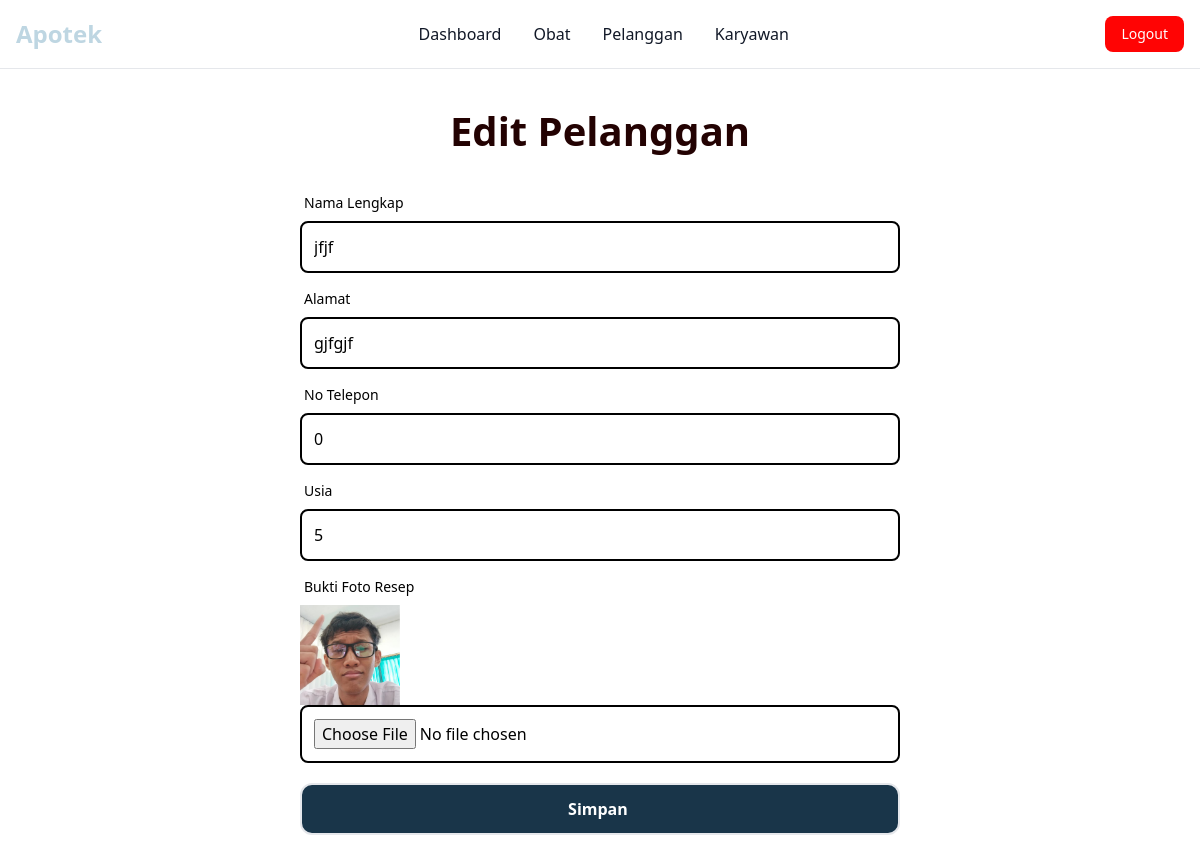
Screenshot of /view/dashboard.php?page=edit_pelanggan&idpelanggan=8 (signed in) with the database file from the repository.
### tables this page shows
CREATE TABLE `tb_pelanggan` (
  `idpelanggan` int(4) NOT NULL,
  `namalengkap` varchar(50) NOT NULL,
  `alamat` varchar(100) NOT NULL,
  `telp` int(15) NOT NULL,
  `usia` int(3) NOT NULL,
  `buktifotoresep` varchar(225) NOT NULL
);

### edit/edit_pelanggan.php (the view, shortened to what this page needs)
<?php
$id = $_GET['idpelanggan'];
include "../koneksi.php";
$query_pelanggan = mysqli_query($koneksi, "SELECT * FROM tb_pelanggan WHERE idpelanggan='$id'");
$baris = mysqli_fetch_assoc($query_pelanggan);
?>
<h1 class="text-[#230202] font-bold text-[40px] mt-8 mb-4  text-center">Edit Pelanggan</h1>
<div class="flex items-center justify-center  ">
<form action="dashboard.php?page=proses_edit_pelanggan " method="POST" enctype="multipart/form-data" class=" flex flex-col  w-[50%] ">
<div class="mt-4    ">
    <label for="namalengkap" class="block mb-2 text-sm font-medium text-[16px] ml-1">Nama Lengkap</label>
    <input type="text" name="namalengkap" class="w-full bg-transparent border-2 rounded-lg p-3 border-[#000]" value="<?=$baris['namalengkap']?>">
</div>
<div class="mt-4    ">
    <label for="alamat" class="block mb-2 text-sm font-medium text-[16px] ml-1">Alamat</label>
    <input type="text" name="alamat" class="w-full bg-transparent border-2 rounded-lg p-3 border-[#000]" value="<?=$baris['alamat']?>">
</div>
<div class="mt-4    ">
    <label for="telp" class="block mb-2 text-sm font-medium text-[16px] ml-1">No Telepon </label>
    <input type="text" name="telp" class="w-full bg-transparent border-2 rounded-lg p-3 border-[#000]" value="<?=$baris['telp']?>">
</div>
<div class="mt-4    ">
    <label for="usia" class="block mb-2 text-sm font-medium text-[16px] ml-1">Usia</label>
    <input type="text" name="usia" class="w-full bg-transparent border-2 rounded-lg p-3 border-[#000]" value="<?=$baris['usia']?>">
</div>
<div class="mt-4    ">
    <label for="buktifotoresep" class="block mb-2 text-sm font-medium text-[16px] ml-1">Bukti Foto Resep</label>
    <img src="../images/<?=$baris['buktifotoresep']?>" alt="" width="100" height="100">
    <input type="file" name="buktifotoresep" class="w-full bg-transparent border-2 rounded-lg p-3 border-[#000]" >
</div>
<div class="mt-5 mb-20   ">
    <input type="submit" class="w-full font-semibold text-[16px]  text-white  border-2 rounded-xl p-3 bg-[#193549]" value="Simpan "  >
</div>
</div>

### rows the page displays
tb_pelanggan: namalengkap "jfjf", alamat "gjfgjf", telp "0", usia "5", buktifotoresep (picture)
